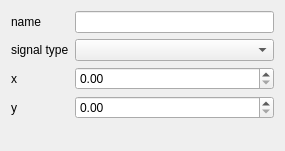
<?xml version="1.0" encoding="UTF-8"?>
<ui version="4.0">
 <class>SourceInfo</class>
 <widget class="QWidget" name="SourceInfo">
  <property name="geometry">
   <rect>
    <x>0</x>
    <y>0</y>
    <width>285</width>
    <height>151</height>
   </rect>
  </property>
  <property name="windowTitle">
   <string>Form</string>
  </property>
  <layout class="QVBoxLayout" name="verticalLayout">
   <item>
    <layout class="QFormLayout" name="formLayout">
     <item row="0" column="0">
      <widget class="QLabel" name="label">
       <property name="text">
        <string>name</string>
       </property>
      </widget>
     </item>
     <item row="1" column="0">
      <widget class="QLabel" name="label_2">
       <property name="text">
        <string>signal type</string>
       </property>
      </widget>
     </item>
     <item row="2" column="0">
      <widget class="QLabel" name="label_3">
       <property name="text">
        <string>x</string>
       </property>
      </widget>
     </item>
     <item row="3" column="0">
      <widget class="QLabel" name="label_4">
       <property name="text">
        <string>y</string>
       </property>
      </widget>
     </item>
     <item row="0" column="1">
      <widget class="QLineEdit" name="nameLine"/>
     </item>
     <item row="1" column="1">
      <widget class="QComboBox" name="signalTypeComboBox"/>
     </item>
     <item row="2" column="1">
      <widget class="QDoubleSpinBox" name="xBox">
       <property name="maximum">
        <double>9999.989999999999782</double>
       </property>
      </widget>
     </item>
     <item row="3" column="1">
      <widget class="QDoubleSpinBox" name="yBox">
       <property name="maximum">
        <double>9999.989999999999782</double>
       </property>
      </widget>
     </item>
    </layout>
   </item>
  </layout>
 </widget>
 <resources/>
 <connections/>
</ui>
